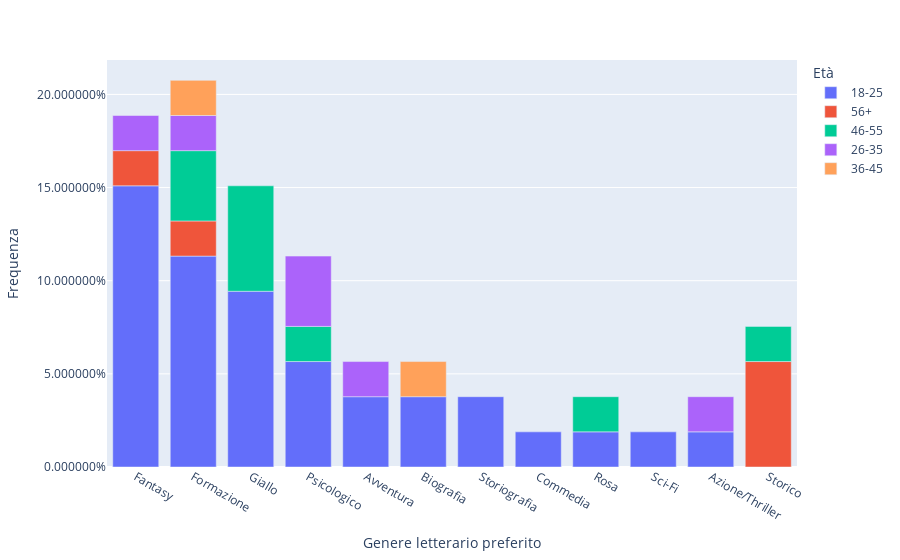

This figure's notebook cell:
### Code cell
# Plot based on genre and age
df_genre_age = get_freq(df, ['Genere letterario preferito', 'Età'])

# Relative freq
df_genre_age = to_relative_freq(df_genre_age)

bar_genre_age = px.bar(df_genre_age, x = 'Genere letterario preferito', labels = {'f': 'Frequenza'}, y = 'f', color='Età')

# Add % sign to the ticks
bar_genre_age.update_layout(yaxis_tickformat = '%')

bar_genre_age.show()
save_plot(bar_genre_age, 'bar_genre_age')

### Figure 1 — Plotly figure (JSON) as saved in the notebook; plotly's stock layout.template omitted (floating-point values rounded to 4 significant figures)
{"data": [{"alignmentgroup": "True", "hovertemplate": "Età=18-25<br>Genere letterario preferito=%{x}<br>Frequenza=%{y}<extra></extra>", "legendgroup": "18-25", "marker": {"color": "#636efa"}, "name": "18-25", "offsetgroup": "18-25", "orientation": "v", "showlegend": true, "textposition": "auto", "type": "bar", "x": ["Fantasy", "Formazione", "Giallo", "Psicologico", "Avventura", "Biografia", "Storiografia", "Commedia", "Rosa", "Sci-Fi", "Azione/Thriller"], "xaxis": "x", "y": [0.1509, 0.1132, 0.09434, 0.0566, 0.03774, 0.03774, 0.03774, 0.01887, 0.01887, 0.01887, 0.01887], "yaxis": "y"}, {"alignmentgroup": "True", "hovertemplate": "Età=56+<br>Genere letterario preferito=%{x}<br>Frequenza=%{y}<extra></extra>", "legendgroup": "56+", "marker": {"color": "#EF553B"}, "name": "56+", "offsetgroup": "56+", "orientation": "v", "showlegend": true, "textposition": "auto", "type": "bar", "x": ["Storico", "Formazione", "Fantasy"], "xaxis": "x", "y": [0.0566, 0.01887, 0.01887], "yaxis": "y"}, {"alignmentgroup": "True", "hovertemplate": "Età=46-55<br>Genere letterario preferito=%{x}<br>Frequenza=%{y}<extra></extra>", "legendgroup": "46-55", "marker": {"color": "#00cc96"}, "name": "46-55", "offsetgroup": "46-55", "orientation": "v", "showlegend": true, "textposition": "auto", "type": "bar", "x": ["Giallo", "Formazione", "Psicologico", "Rosa", "Storico"], "xaxis": "x", "y": [0.0566, 0.03774, 0.01887, 0.01887, 0.01887], "yaxis": "y"}, {"alignmentgroup": "True", "hovertemplate": "Età=26-35<br>Genere letterario preferito=%{x}<br>Frequenza=%{y}<extra></extra>", "legendgroup": "26-35", "marker": {"color": "#ab63fa"}, "name": "26-35", "offsetgroup": "26-35", "orientation": "v", "showlegend": true, "textposition": "auto", "type": "bar", "x": ["Psicologico", "Formazione", "Avventura", "Fantasy", "Azione/Thriller"], "xaxis": "x", "y": [0.03774, 0.01887, 0.01887, 0.01887, 0.01887], "yaxis": "y"}, {"alignmentgroup": "True", "hovertemplate": "Età=36-45<br>Genere letterario preferito=%{x}<br>Frequenza=%{y}<extra></extra>", "legendgroup": "36-45", "marker": {"color": "#FFA15A"}, "name": "36-45", "offsetgroup": "36-45", "orientation": "v", "showlegend": true, "textposition": "auto", "type": "bar", "x": ["Formazione", "Biografia"], "xaxis": "x", "y": [0.01887, 0.01887], "yaxis": "y"}], "layout": {"barmode": "relative", "legend": {"title": {"text": "Età"}, "tracegroupgap": 0}, "margin": {"t": 60}, "xaxis": {"anchor": "y", "domain": [0, 1], "title": {"text": "Genere letterario preferito"}}, "yaxis": {"anchor": "x", "domain": [0, 1], "tickformat": "%", "title": {"text": "Frequenza"}}}}
